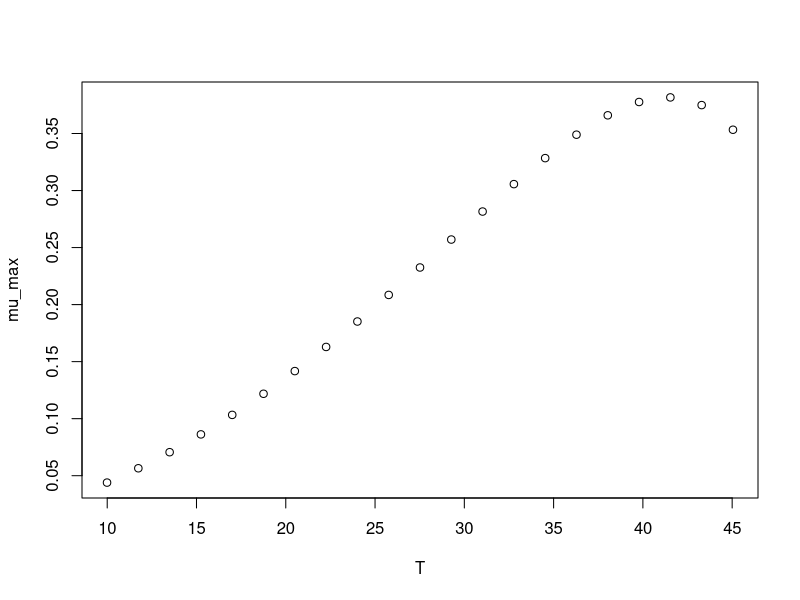

This chart was generated by the following R code:
#############################
# start of Parameter script
#############################
T <- seq(9.99000999000999,45.045,length.out=21)
#############################
# end of Parameter script
#############################
############################# 
# start of Model script Gropin ID 1170 
#############################
 
# constant coefficients for this model
 
variables <- data.frame(T)
argumentsPar <- expand.grid(variables)
 
# heart of the model
response_surface <- function(T) {
   mumax <-0.00026*((T+3.04)^2)*(1-exp(0.13*(T-51.86)))

return(mumax=mumax)
} 

# output parameters
mumax <- cbind(argumentsPar,response_surface(argumentsPar['T']))
colnames(mumax) <- c(colnames(argumentsPar),'mumax')
#############################
# End of Model script
#############################
############################# 
# start of Visualisation script Gropin ID 1170 
#############################
plot(T,mumax$mumax,
                          xlab='T',
                          ylab='mu_max')
#############################
# End of Visualisation script
#############################
